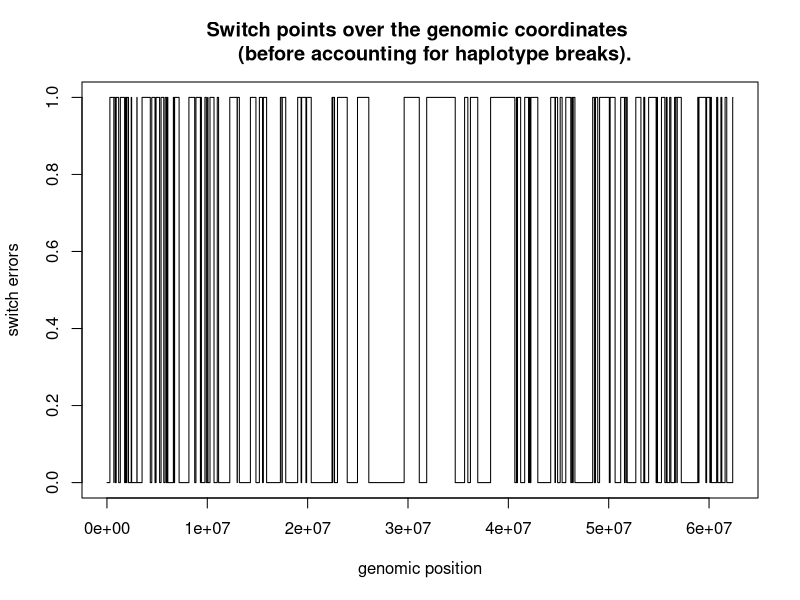
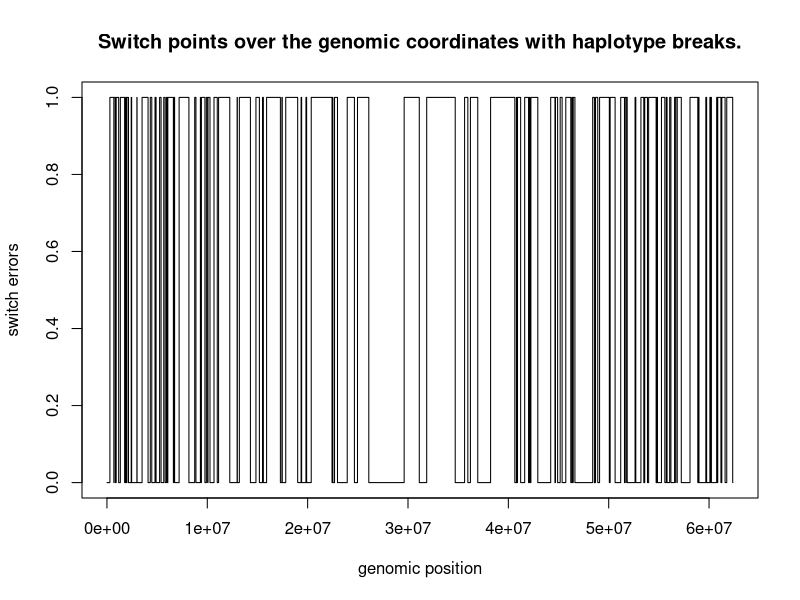

The R source for these figures, in order: (Note: this script raises an error after producing the figures.)

## Purpose of the this script: 
  # Compute the switch points using the truth and second round of phased haplotype (SetA_02)

### Set the required path; 
## **update the path as need be with your directory 
getwd()
setwd("/home/priyanka/Dropbox/SharedWithHarish/TestSwitchErrors/SwitchErrorTutorial")
getwd()
list.files()  # read available files and folders 


##########  Switch errors test - Set A_02 (second round of phaseExtension) ########## 
#####  Read the required data  ###### 

## Import "truth haplotype" for SetA 
# **Note: The truth set stays the same. 
truthHaplotype_NA12891 <- read.table('SetA/truth_Haplotype_NA12891.txt', header = TRUE)
head(truthHaplotype_NA12891)
  #**Note: R doesn't allow to use ":" in header name and it is automatically renamed to "."
  # you can see this in the output 

# change the name of the header
colnames(truthHaplotype_NA12891)[colnames(truthHaplotype_NA12891)=="NA12891.PI"] <- "true.NA12891.PI"
colnames(truthHaplotype_NA12891)[colnames(truthHaplotype_NA12891)=="NA12891.PG_al"] <- "true.NA12891.PG_al"


## Import "phased haplotype" for SetA
phased_SetA_NA12891 <- read.table('SetA_03/phased_Haplotype_NA12891.txt', header = TRUE)
# or, we can use the file "extended_haplotype_NA12891.txt" from the folder "/SetA_02/phased_NA12891_SetA_run02/"
head(phased_SetA_NA12891)

# change the name of the header
colnames(phased_SetA_NA12891)[colnames(phased_SetA_NA12891)=="NA12891.PI"] <- "phased.NA12891.PI"
colnames(phased_SetA_NA12891)[colnames(phased_SetA_NA12891)=="NA12891.PG_al"] <- "phased.NA12891.PG_al"


## Merge the truth and phased data set to identify switch errors
merged.data <- merge(truthHaplotype_NA12891, phased_SetA_NA12891,
                     by=c("CHROM", "POS"))
head(merged.data)

# set the data in order by "POS" - ** it's very important to do this **
merged.data <- merged.data[order(merged.data$POS),]

# after merging, the row-index becomes random; so let's put it in order
rownames(merged.data) <- NULL

# Now, compare the "truth haplotype" with "phased haplotype" and ...
# ... find the sites where haplotype phasing switched
merged.data$match <- ifelse((merged.data$true.NA12891.PG_al == merged.data$phased.NA12891.PG_al), 0, 1)
# **Note: the "match" column should have values "0's" and "1's". A continous "0" or "1" indicates 
# .. properly phased block. But, transition from 0 -> 1 or from 1 -> 0 suggests a "Switch Error" betweeen the blocks.

# Now, plot the "Switch Error" points as png
png("SwitchPoints_SetA02_withOutHaplotypeBreaks.png", width = 1600, height = 600)
plot(merged.data$POS, merged.data$match, main = "Switch points over the genomic coordinates 
     (before accounting for haplotype breaks).", type = "s", 
     xlab = "genomic position", ylab = "switch errors")
#title(main = "Switch points", xlab = 'genomic coordinates', ylab = 'switch points')
dev.off()


# Compute switch error rates 
number_of_hets <- length(merged.data$match)
num_of_switch <- 0
prev_match <- merged.data$match[1]
for (item in merged.data$match){
  curr_match = item
  if (curr_match != prev_match){
    num_of_switch = num_of_switch + 1
    
    # reset the "previous match" value
    prev_match = curr_match}}

switch_err_rate = num_of_switch/(number_of_hets)
switch_err_rate
# [1] 0.01665632


######## Fix the switch points by taking "haplotype breaks" into account. ##########
## The above switch point data (i.e "match") and the plot we obtained above doesn't account for break in haplotypes.
# Since our haplotype aren't completely merged genome/chromosome wide. The switch points needs to be defined per block. 

## So, now we compute switch point by including changes in "PI" values.
# Now, the "switch points" are addressed when :
  # we see 0 -> 1, or when 1 -> 0 in the "match" data
  # PI of the haplotype block changes
    # ** So, now we need to account for the match and also for change in haplotype block index.

# the length (number of rows) of the dataframe
seq_len <- length(merged.data$match)
seq_len

# set empty variables 
previous_match <- 0
hap_size <- 0
haplotype_sizes <- integer()  # to store the size of haplotype extended truly.
previous_pi <- 1 
haplotype_breaks <- integer()

# run a for loop to find switch points 
for (ith in c(1:seq_len)){
  current_match = merged.data$match[ith]
  current_pi = merged.data$phased.NA12891.PI[ith]
  if (previous_match == current_match & previous_pi == current_pi) {
    hap_size = hap_size + 1}
  else if (previous_match != current_match | previous_pi != current_pi) {
    # store the haplotype size of properly phased (extended) block
    haplotype_sizes <- c(haplotype_sizes, hap_size)
    hap_size <- 1}  # reset the haplotype size to 1
  
  # store the last haplotype size when the for loop reaches the end
  if (ith == seq_len){
    haplotype_sizes <- c(haplotype_sizes, hap_size)}
  
  # also find the genomic positions where haplotype breaks occur 
  if (previous_pi != current_pi){
    haplotype_breaks <- c(haplotype_breaks, merged.data$POS[ith])}
  
  # update the previous match and pi values for next for-loop 
  previous_match = current_match
  previous_pi = current_pi }


## Identify switch points and compute "switch error" rates. 
# the total number of haplotype blocks represent frequecy of switch points
freq_of_switch = length(haplotype_sizes)
total_possible_switch = sum(haplotype_sizes) # or number of hets site
haplotype_sizes

# calculate switch error rate
switch_error_rate = (freq_of_switch/total_possible_switch)
switch_error_rate
# [1] 0.01748396

## Now, add another column that represent the fully accounted haplotype switchpoints.
phase_state = 0
match_by_pi <- integer()
for (sizes in haplotype_sizes) {
  match_by_pi <- c(match_by_pi, rep(phase_state, sizes))
  
  # change the phase state for next loop
  if (phase_state == 0){
    phase_state = 1}
  else if (phase_state == 1){
    phase_state = 0} }

## add data "match02" to the dataframe
merged.data$match_by_pi <- match_by_pi

## Now, make switch points plot by accounting for the haplotype breaks. 
# for that we will create another column with updated matches between truth and phased haplotypes
png("SwitchPoints_SetA02_withHaplotypeBreaks.png", width = 1600, height = 600)
plot(merged.data$POS, merged.data$match_by_pi, main = "Switch points over the genomic coordinates with haplotype breaks.", type = "s", 
     xlab = "genomic position", ylab = "switch errors")
dev.off()

## We can now overlay the haplotype breaks position on the top of switch points plot
abline(v=haplotype_breaks, col='red')

# for convenience let's convert this haplotype size list into integer array
haplotype_size_numeric <- as.numeric(unlist(haplotype_sizes))
haplotype_size_numeric

## Let's plot a histogram of the haplotype size distribution 
hisHap <- hist(haplotype_size_numeric)  # general histogram metrics for the data 
png("Histogram_ofHaplotypeSizeDistribution_SetA02.png", width = 1600, height = 600)
hist(haplotype_size_numeric, 
     main="Histogram for Haplotype size distribution", 
     xlab="haplotype size", 
     border="blue", 
     col="green",
     xlim=c(0,200),
     ylim = c(0,320),
     las=1, 
     breaks=20)
# add the size of the frequency to the histogram plot 
text(hisHap$mids,hisHap$counts,labels=hisHap$counts, adj=c(0.5, -0.5))
dev.off()

## Density plot
densHap <- density(haplotype_size_numeric)
png("DensityPlot_ofHaplotypeSizeDistribution_SetA02.png", width = 1600, height = 600)
plot(densHap, main = "Density plot of the haplotype size distribution")
polygon(densHap, col = 'red', border = 'blue')
dev.off()

print("Completed the switch error analyses on first round of phaseExtension on Set-A02 data.")
#### Complete analyses on Set-A02  #######

